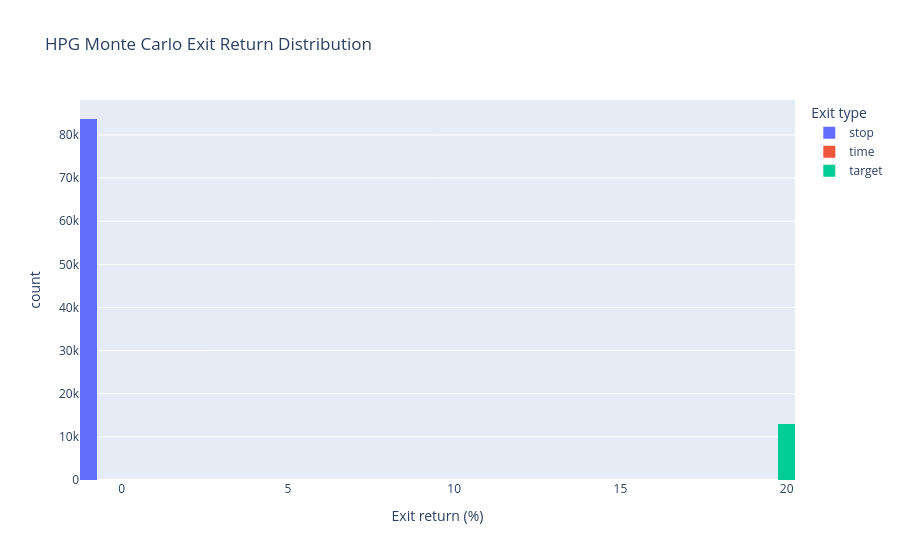
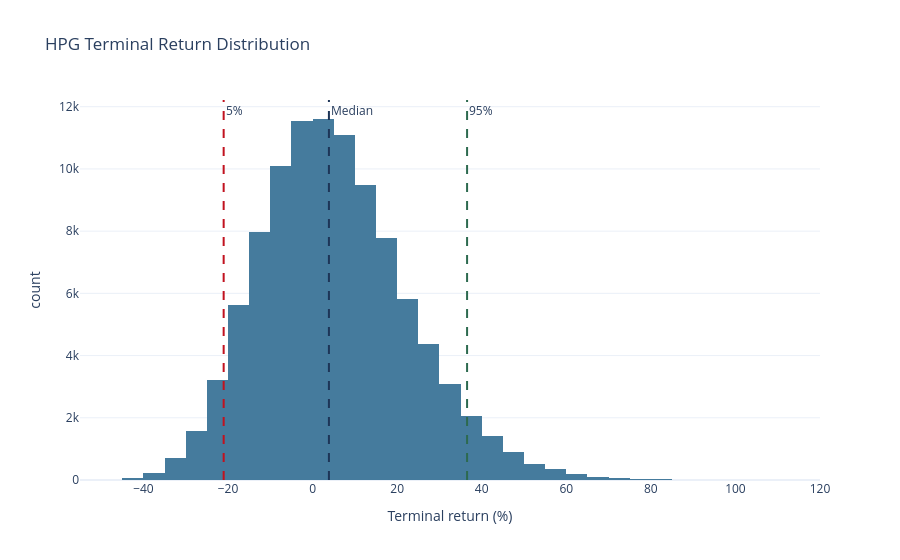
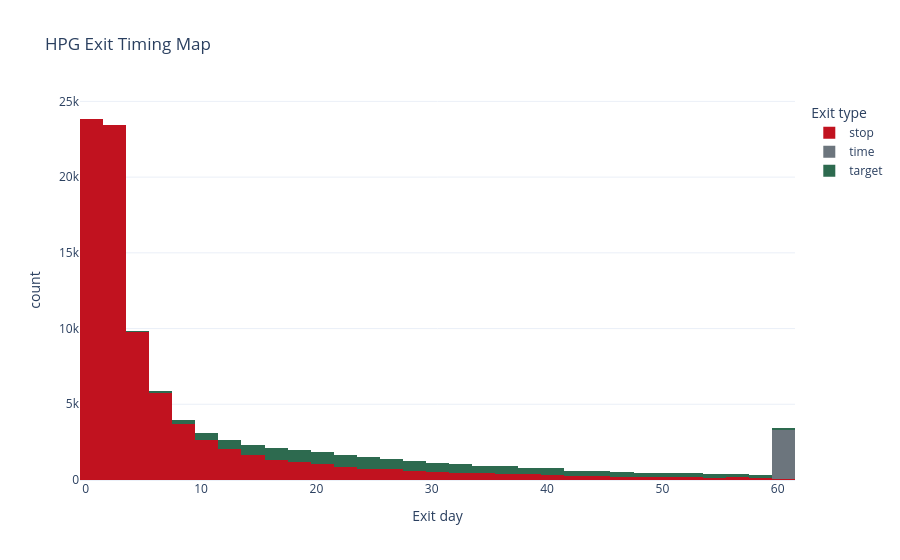

The notebook cell saved with these charts, in order:
### Code cell
# Cell: Plot Exit Histogram
hist_fig = monte_carlo_exit_histogram(
    exits,
    title=f"{symbol} Monte Carlo Exit Return Distribution",
)
display(hist_fig)
display(monte_carlo_terminal_distribution_chart(paths, start_value=entry, title=f"{symbol} Terminal Return Distribution"))
display(monte_carlo_exit_timeline_chart(exits, title=f"{symbol} Exit Timing Map"))

### Figure 1 — Plotly figure (JSON) as saved in the notebook; plotly's stock layout.template omitted (floating-point values rounded to 4 significant figures; data arrays with more than 128 entries replaced by an {"elided": "..."} marker saying what was removed)
{"data": [{"bingroup": "x", "hovertemplate": "Exit type=stop<br>Exit return (%)=%{x}<br>count=%{y}<extra></extra>", "legendgroup": "stop", "marker": {"color": "#636efa", "pattern": {"shape": ""}}, "name": "stop", "nbinsx": 50, "orientation": "v", "showlegend": true, "type": "histogram", "x": {"elided": "83695 float values"}, "xaxis": "x", "yaxis": "y"}, {"bingroup": "x", "hovertemplate": "Exit type=time<br>Exit return (%)=%{x}<br>count=%{y}<extra></extra>", "legendgroup": "time", "marker": {"color": "#EF553B", "pattern": {"shape": ""}}, "name": "time", "nbinsx": 50, "orientation": "v", "showlegend": true, "type": "histogram", "x": {"elided": "3254 float values"}, "xaxis": "x", "yaxis": "y"}, {"bingroup": "x", "hovertemplate": "Exit type=target<br>Exit return (%)=%{x}<br>count=%{y}<extra></extra>", "legendgroup": "target", "marker": {"color": "#00cc96", "pattern": {"shape": ""}}, "name": "target", "nbinsx": 50, "orientation": "v", "showlegend": true, "type": "histogram", "x": {"elided": "13051 float values"}, "xaxis": "x", "yaxis": "y"}], "layout": {"barmode": "relative", "legend": {"title": {"text": "Exit type"}, "tracegroupgap": 0}, "title": {"text": "HPG Monte Carlo Exit Return Distribution"}, "xaxis": {"anchor": "y", "domain": [0.0, 1.0], "title": {"text": "Exit return (%)"}}, "yaxis": {"anchor": "x", "domain": [0.0, 1.0], "title": {"text": "count"}}}}

### Figure 2 — Plotly figure (JSON) as saved in the notebook; plotly's stock layout.template omitted (floating-point values rounded to 4 significant figures; data arrays with more than 128 entries replaced by an {"elided": "..."} marker saying what was removed)
{"data": [{"bingroup": "x", "hovertemplate": "Terminal return (%)=%{x}<br>count=%{y}<extra></extra>", "legendgroup": "", "marker": {"color": "#457b9d", "pattern": {"shape": ""}}, "name": "", "nbinsx": 60, "orientation": "v", "showlegend": false, "type": "histogram", "x": {"elided": "100000 float values"}, "xaxis": "x", "yaxis": "y"}], "layout": {"annotations": [{"showarrow": false, "text": "5%", "x": -21.03, "xanchor": "left", "xref": "x", "y": 1, "yanchor": "top", "yref": "y domain"}, {"showarrow": false, "text": "Median", "x": 3.867, "xanchor": "left", "xref": "x", "y": 1, "yanchor": "top", "yref": "y domain"}, {"showarrow": false, "text": "95%", "x": 36.54, "xanchor": "left", "xref": "x", "y": 1, "yanchor": "top", "yref": "y domain"}], "barmode": "relative", "legend": {"tracegroupgap": 0}, "shapes": [{"line": {"color": "#c1121f", "dash": "dash"}, "type": "line", "x0": -21.03, "x1": -21.03, "xref": "x", "y0": 0, "y1": 1, "yref": "y domain"}, {"line": {"color": "#1d3557", "dash": "dash"}, "type": "line", "x0": 3.867, "x1": 3.867, "xref": "x", "y0": 0, "y1": 1, "yref": "y domain"}, {"line": {"color": "#2d6a4f", "dash": "dash"}, "type": "line", "x0": 36.54, "x1": 36.54, "xref": "x", "y0": 0, "y1": 1, "yref": "y domain"}], "title": {"text": "HPG Terminal Return Distribution"}, "xaxis": {"anchor": "y", "domain": [0.0, 1.0], "title": {"text": "Terminal return (%)"}}, "yaxis": {"anchor": "x", "domain": [0.0, 1.0], "title": {"text": "count"}}}}

### Figure 3 — Plotly figure (JSON) as saved in the notebook; plotly's stock layout.template omitted (floating-point values rounded to 4 significant figures; data arrays with more than 128 entries replaced by an {"elided": "..."} marker saying what was removed)
{"data": [{"bingroup": "x", "hovertemplate": "Exit type=stop<br>Exit day=%{x}<br>count=%{y}<extra></extra>", "legendgroup": "stop", "marker": {"color": "#c1121f", "pattern": {"shape": ""}}, "name": "stop", "nbinsx": 40, "orientation": "v", "showlegend": true, "type": "histogram", "x": {"elided": "83695 int values"}, "xaxis": "x", "yaxis": "y"}, {"bingroup": "x", "hovertemplate": "Exit type=time<br>Exit day=%{x}<br>count=%{y}<extra></extra>", "legendgroup": "time", "marker": {"color": "#6c757d", "pattern": {"shape": ""}}, "name": "time", "nbinsx": 40, "orientation": "v", "showlegend": true, "type": "histogram", "x": {"elided": "3254 int values"}, "xaxis": "x", "yaxis": "y"}, {"bingroup": "x", "hovertemplate": "Exit type=target<br>Exit day=%{x}<br>count=%{y}<extra></extra>", "legendgroup": "target", "marker": {"color": "#2d6a4f", "pattern": {"shape": ""}}, "name": "target", "nbinsx": 40, "orientation": "v", "showlegend": true, "type": "histogram", "x": {"elided": "13051 int values"}, "xaxis": "x", "yaxis": "y"}], "layout": {"barmode": "stack", "legend": {"title": {"text": "Exit type"}, "tracegroupgap": 0}, "title": {"text": "HPG Exit Timing Map"}, "xaxis": {"anchor": "y", "domain": [0.0, 1.0], "title": {"text": "Exit day"}}, "yaxis": {"anchor": "x", "domain": [0.0, 1.0], "title": {"text": "count"}}}}
